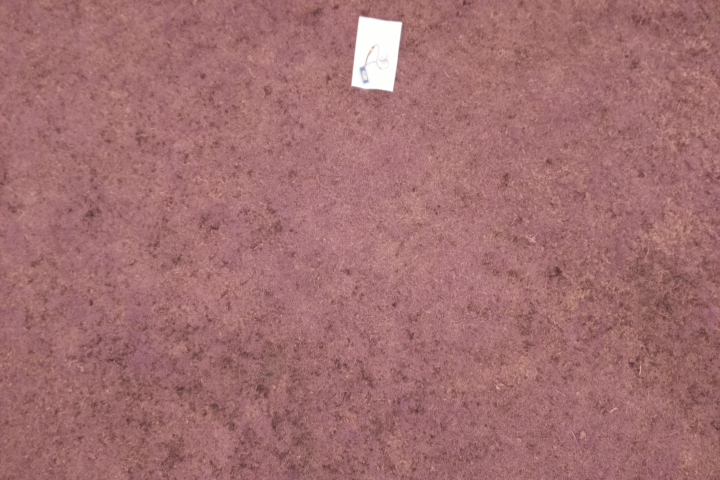
#> input picture images/image_faulty.jpg, 720 x 480 px
$ python highlighter.py
#> lines starting #> are read from the running program, lines starting #| are printed output that depends on the picture; after the words box and inside, x2 and y2 are one past the last pixel; in counts of white or black regions, pixels touching at a corner belong together
#> further down, img is the input picture: shape (480, 720, 3); mean B, G, R 112.4, 111.3, 162.1

# Trying to isolate bright spots

import numpy as np
import cv2
from matplotlib import pyplot as plt

SWITCH = {
    'blurred':True,
    'bright':True,
    'thresh':True,
    'noise':True
}

def show_img(name,img):
    if(name in SWITCH):
        cv2.imshow(name,img)

def highlight(img):
    img = cv2.cvtColor(img, cv2.COLOR_BGR2GRAY)
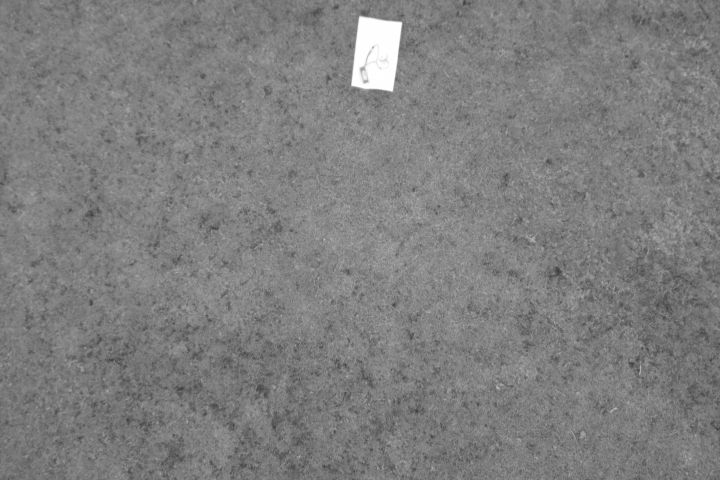
#> img: shape (480, 720); min 57, max 255, mean 126.6
    orig = img

    # Config
    blur_radius = 41
    thresh_block_size = 3

    # blurring
    blurred_img = cv2.GaussianBlur(img,(blur_radius,blur_radius),0)

    show_img('blurred',blurred_img)

    # Find Brghtest Pixel and circle
    (minVal, maxVal, minLoc, maxLoc) = cv2.minMaxLoc(blurred_img)
#> minVal = 102; maxVal = 253; minLoc = (664, 303); maxLoc = (374, 35)
    image = orig.copy()
    circle_radius = 25
    cv2.circle(image, maxLoc, circle_radius, (255, 0, 0), 2)
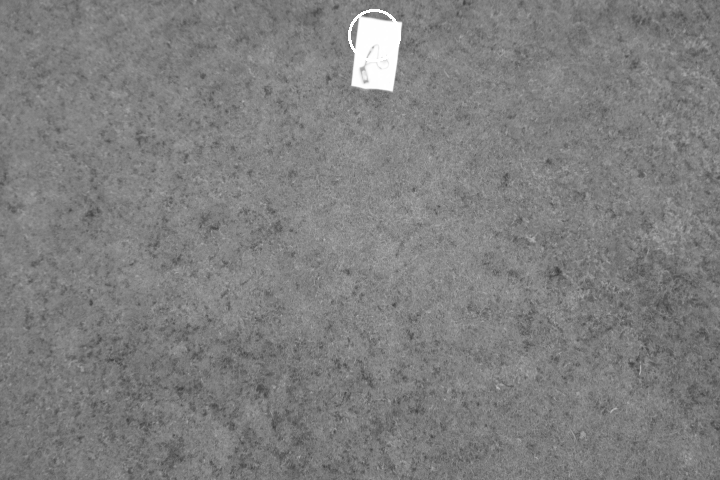
#> image: shape (480, 720); 0.13% of pixels changed, all inside (x1, y1, x2, y2) = (348, 9, 401, 62)

    show_img('bright', image)

    # Thresolding
    substraction_constant = 0
    thresh_image = cv2.adaptiveThreshold(blurred_img,255,cv2.ADAPTIVE_THRESH_MEAN_C,\
                cv2.THRESH_BINARY,thresh_block_size,substraction_constant)
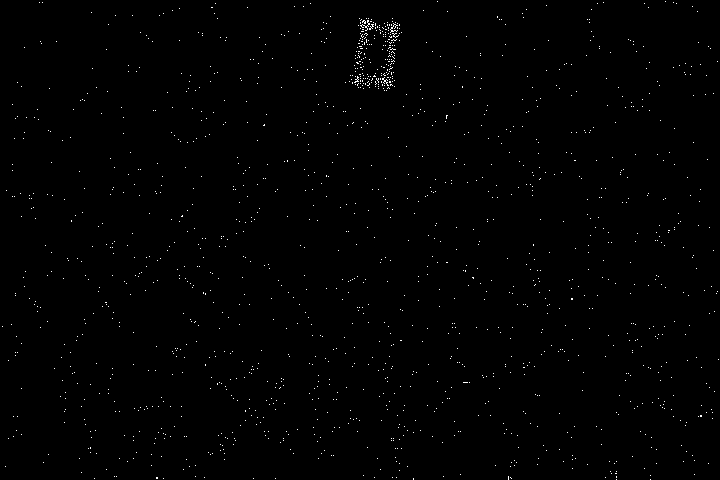
#> thresh_image: shape (480, 720); 0.53% white in thin lines or dots

    show_img('thresh', thresh_image)

    # Remove noise
    noiseless_image = thresh_image
    noiseless_image = cv2.dilate(noiseless_image, None, iterations=1)
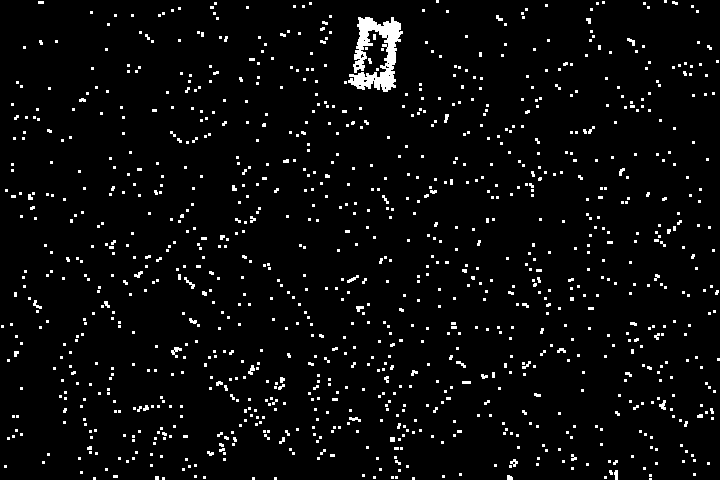
#> noiseless_image: shape (480, 720); 4% white; 1085 white regions (1032 under 20 px), largest, box (x1, y1, x2, y2) and area: (348, 17, 403, 92) 1979, (171, 347, 182, 358) 55, (184, 277, 195, 289) 43
    noiseless_image = cv2.erode(noiseless_image, None, iterations=3)
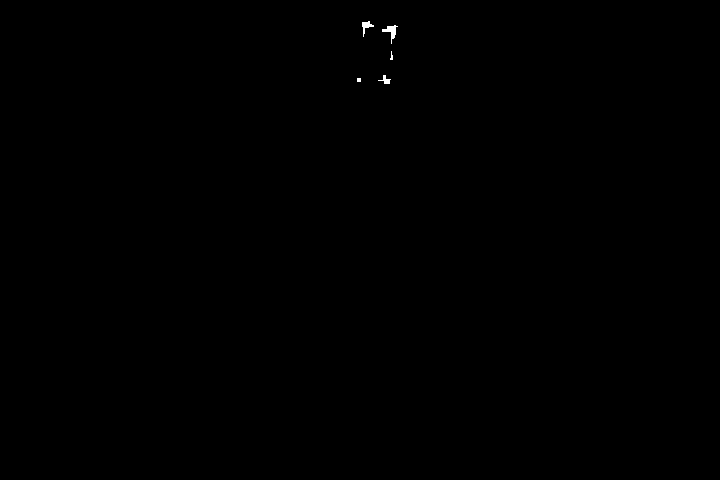
#> noiseless_image: shape (480, 720); 0.08% white; 5 white regions (2 under 20 px), largest, box (x1, y1, x2, y2) and area: (382, 25, 398, 44) 108, (362, 21, 374, 37) 73, (378, 75, 391, 84) 50
    noiseless_image = cv2.dilate(noiseless_image, None, iterations=2)
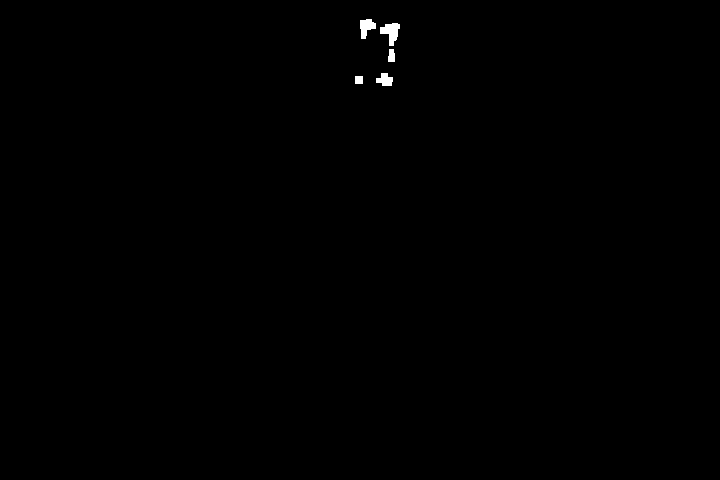
#> noiseless_image: shape (480, 720); 0.22% white; 5 white regions, box (x1, y1, x2, y2) and area: (380, 23, 400, 46) 264, (360, 19, 376, 39) 201, (376, 73, 393, 86) 154, (388, 49, 395, 62) 80, (355, 76, 363, 84) 64
    # noiseless_image = cv2.erode(noiseless_image, None, iterations=3)

    show_img('noise', noiseless_image)

    # Count nonzero
    num_pix = cv2.countNonZero(noiseless_image)
#> num_pix = 763
    print(f"Number of ligh pix: {num_pix} ", end=" ")
#| Number of ligh pix: 763

if __name__ == '__main__':
    img = cv2.imread('images/image_faulty.jpg')
    highlight(img)
    cv2.waitKey(0)

$ run again, with images/image_1.jpg copied over images/image_faulty.jpg
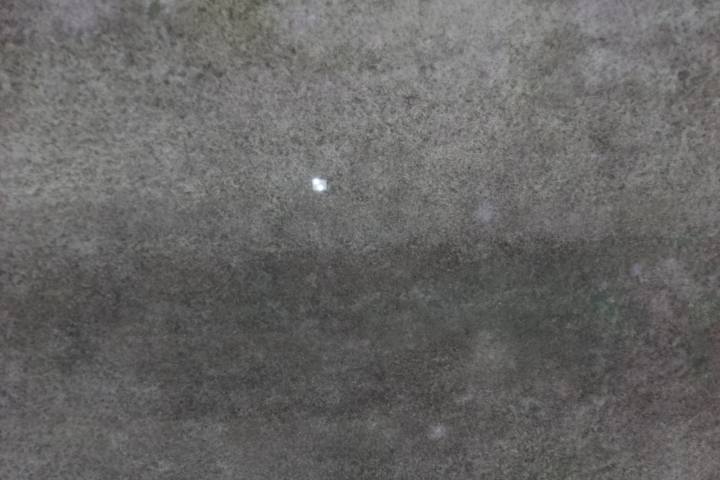
#> input picture images/image_1.jpg, 720 x 480 px
#> img is the input picture: shape (480, 720, 3); mean B, G, R 100.9, 102.1, 103
#> img: shape (480, 720)
#> minVal = 74; maxVal = 171; minLoc = (529, 328); maxLoc = (317, 183)
#> image: shape (480, 720); min 52, max 255, mean 102.5
#> in highlight, `thresh_image = cv2.adaptiveThreshold(blurred_img,255,cv2.ADAPTIVE_THRE..`:
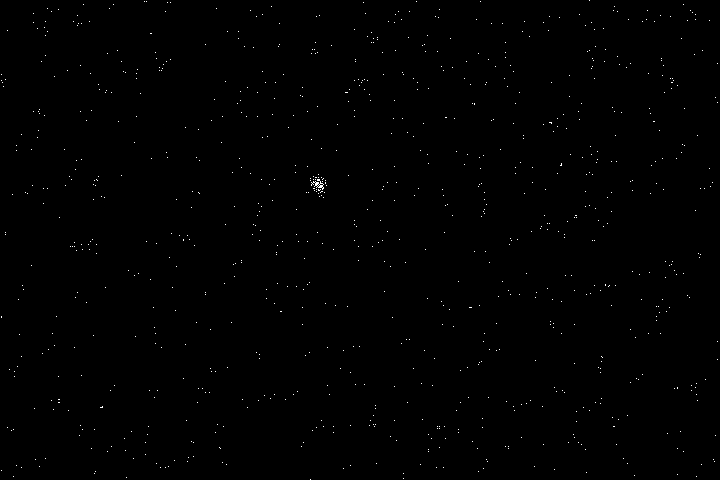
#> thresh_image: shape (480, 720); 0.3% white in thin lines or dots
#> in highlight, `noiseless_image = cv2.dilate(noiseless_image, None, iterations=1)`:
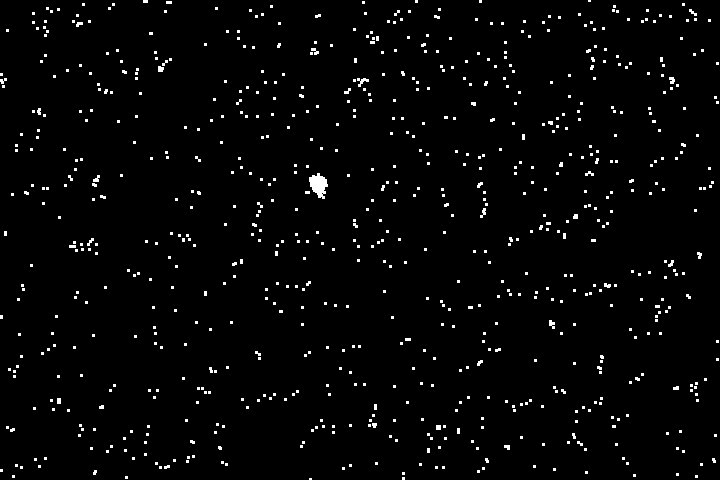
#> noiseless_image: shape (480, 720); 2.4% white in thin lines or dots
#> num_pix = 183
#| Number of ligh pix: 183

$ run again, with images/image_2.jpg copied over images/image_faulty.jpg
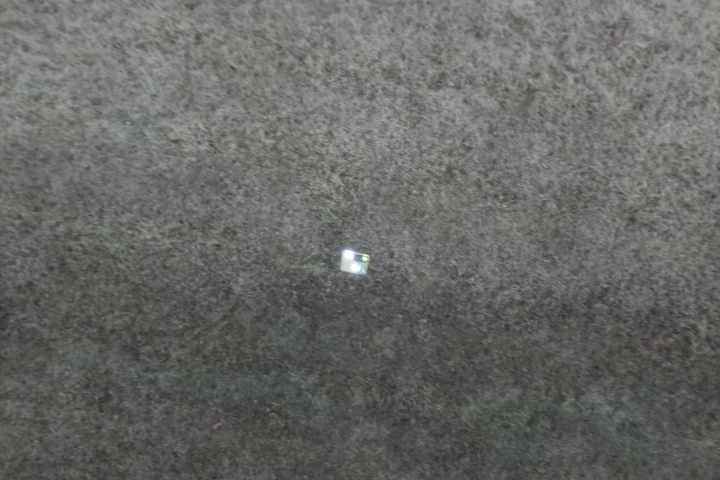
#> input picture images/image_2.jpg, 720 x 480 px
#> img is the input picture: shape (480, 720, 3); mean B, G, R 101.6, 104.4, 103.3
#> img: shape (480, 720)
#> minVal = 69; maxVal = 202; minLoc = (0, 316); maxLoc = (351, 261)
#> image: shape (480, 720); min 47, max 255, mean 104
#> in highlight, `thresh_image = cv2.adaptiveThreshold(blurred_img,255,cv2.ADAPTIVE_THRE..`:
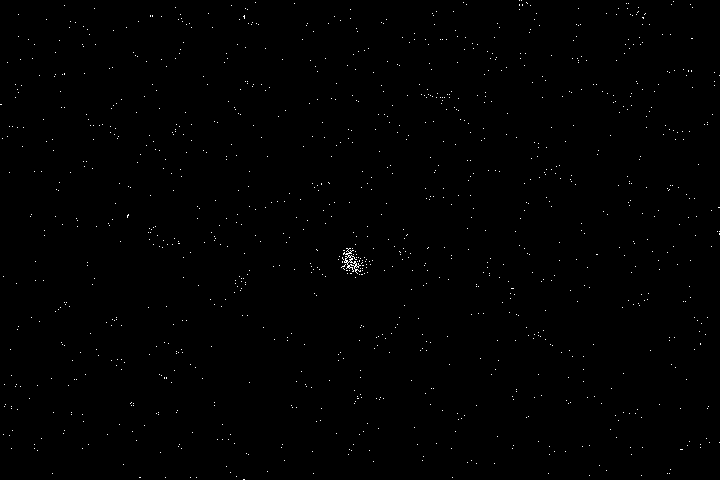
#> thresh_image: shape (480, 720); 0.39% white in thin lines or dots
#> in highlight, `noiseless_image = cv2.dilate(noiseless_image, None, iterations=1)`:
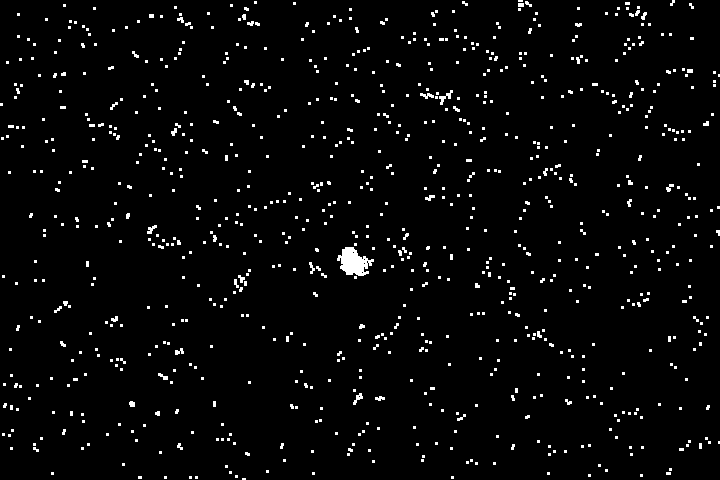
#> noiseless_image: shape (480, 720); 3% white; 886 white regions (837 under 20 px), largest, box (x1, y1, x2, y2) and area: (337, 247, 374, 276) 636, (439, 90, 453, 105) 72, (353, 393, 363, 405) 52
#> num_pix = 387
#| Number of ligh pix: 387
